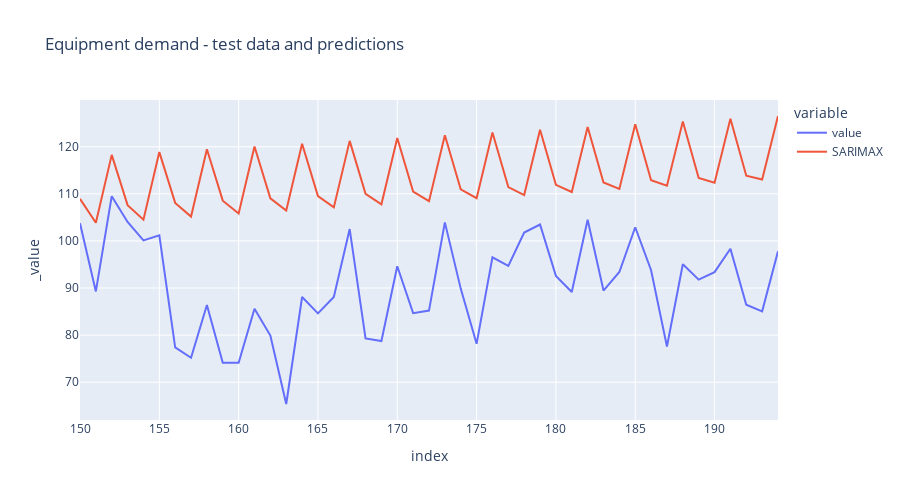
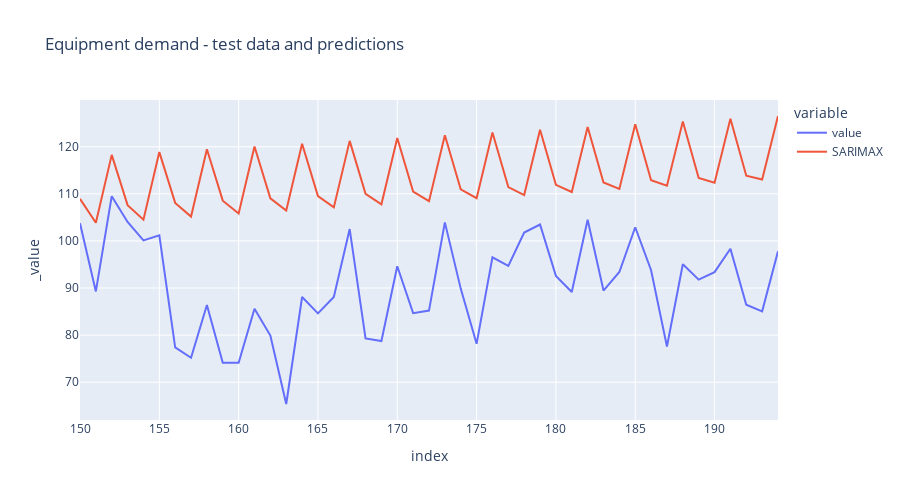

Notebook cell for these charts, in order:
### Code cell
fig = px.line(test, title="Equipment demand - test data and predictions",  width=900, height=500)
fig.add_trace(go.Line(x=test.index, y=predictions,
                    mode='lines', name='SARIMAX'))
fig.show()

### Figure 1 — Plotly figure (JSON) as saved in the notebook; plotly's stock layout.template omitted (floating-point values rounded to 4 significant figures)
{"data": [{"hovertemplate": "variable=value<br>index=%{x}<br>_value=%{y}<extra></extra>", "legendgroup": "value", "line": {"color": "#636efa", "dash": "solid"}, "mode": "lines", "name": "value", "orientation": "v", "showlegend": true, "type": "scatter", "x": [150, 151, 152, 153, 154, 155, 156, 157, 158, 159, 160, 161, 162, 163, 164, 165, 166, 167, 168, 169, 170, 171, 172, 173, 174, 175, 176, 177, 178, 179, 180, 181, 182, 183, 184, 185, 186, 187, 188, 189, 190, 191, 192, 193, 194], "xaxis": "x", "y": [103.8, 89.27, 109.5, 104.0, 100.1, 101.2, 77.38, 75.19, 86.4, 74.13, 74.1, 85.61, 79.9, 65.36, 88.09, 84.6, 88.09, 102.5, 79.28, 78.74, 94.62, 84.66, 85.2, 103.9, 89.87, 78.14, 96.5, 94.68, 101.8, 103.5, 92.57, 89.16, 104.5, 89.45, 93.4, 102.9, 93.77, 77.58, 95.04, 91.77, 93.37, 98.34, 86.44, 85.04, 97.8], "yaxis": "y"}, {"mode": "lines", "name": "SARIMAX", "type": "scatter", "x": [150, 151, 152, 153, 154, 155, 156, 157, 158, 159, 160, 161, 162, 163, 164, 165, 166, 167, 168, 169, 170, 171, 172, 173, 174, 175, 176, 177, 178, 179, 180, 181, 182, 183, 184, 185, 186, 187, 188, 189, 190, 191, 192, 193, 194], "y": [108.9, 103.9, 118.3, 107.6, 104.5, 118.9, 108.1, 105.2, 119.5, 108.6, 105.8, 120.1, 109.0, 106.5, 120.7, 109.5, 107.1, 121.3, 110.0, 107.8, 121.8, 110.5, 108.4, 122.4, 111.0, 109.1, 123.0, 111.4, 109.7, 123.6, 111.9, 110.4, 124.2, 112.4, 111.1, 124.8, 112.9, 111.7, 125.4, 113.4, 112.4, 126.0, 113.8, 113.0, 126.5]}], "layout": {"height": 500, "legend": {"title": {"text": "variable"}, "tracegroupgap": 0}, "title": {"text": "Equipment demand - test data and predictions"}, "width": 900, "xaxis": {"anchor": "y", "autorange": true, "domain": [0, 1], "range": [150, 194], "title": {"text": "index"}, "type": "linear"}, "yaxis": {"anchor": "x", "autorange": true, "domain": [0, 1], "range": [61.96, 129.9], "title": {"text": "_value"}, "type": "linear"}}}

### Figure 2 — Plotly figure (JSON) as saved in the notebook; plotly's stock layout.template omitted (floating-point values rounded to 4 significant figures)
{"data": [{"hovertemplate": "variable=value<br>index=%{x}<br>_value=%{y}<extra></extra>", "legendgroup": "value", "line": {"color": "#636efa", "dash": "solid"}, "mode": "lines", "name": "value", "orientation": "v", "showlegend": true, "type": "scatter", "x": [150, 151, 152, 153, 154, 155, 156, 157, 158, 159, 160, 161, 162, 163, 164, 165, 166, 167, 168, 169, 170, 171, 172, 173, 174, 175, 176, 177, 178, 179, 180, 181, 182, 183, 184, 185, 186, 187, 188, 189, 190, 191, 192, 193, 194], "xaxis": "x", "y": [103.8, 89.27, 109.5, 104.0, 100.1, 101.2, 77.38, 75.19, 86.4, 74.13, 74.1, 85.61, 79.9, 65.36, 88.09, 84.6, 88.09, 102.5, 79.28, 78.74, 94.62, 84.66, 85.2, 103.9, 89.87, 78.14, 96.5, 94.68, 101.8, 103.5, 92.57, 89.16, 104.5, 89.45, 93.4, 102.9, 93.77, 77.58, 95.04, 91.77, 93.37, 98.34, 86.44, 85.04, 97.8], "yaxis": "y"}, {"mode": "lines", "name": "SARIMAX", "type": "scatter", "x": [150, 151, 152, 153, 154, 155, 156, 157, 158, 159, 160, 161, 162, 163, 164, 165, 166, 167, 168, 169, 170, 171, 172, 173, 174, 175, 176, 177, 178, 179, 180, 181, 182, 183, 184, 185, 186, 187, 188, 189, 190, 191, 192, 193, 194], "y": [108.9, 103.9, 118.3, 107.6, 104.5, 118.9, 108.1, 105.2, 119.5, 108.6, 105.8, 120.1, 109.0, 106.5, 120.7, 109.5, 107.1, 121.3, 110.0, 107.8, 121.8, 110.5, 108.4, 122.4, 111.0, 109.1, 123.0, 111.4, 109.7, 123.6, 111.9, 110.4, 124.2, 112.4, 111.1, 124.8, 112.9, 111.7, 125.4, 113.4, 112.4, 126.0, 113.8, 113.0, 126.5]}], "layout": {"height": 500, "legend": {"title": {"text": "variable"}, "tracegroupgap": 0}, "title": {"text": "Equipment demand - test data and predictions"}, "width": 900, "xaxis": {"anchor": "y", "autorange": true, "domain": [0, 1], "range": [150, 194], "title": {"text": "index"}, "type": "linear"}, "yaxis": {"anchor": "x", "autorange": true, "domain": [0, 1], "range": [61.96, 129.9], "title": {"text": "_value"}, "type": "linear"}}}
